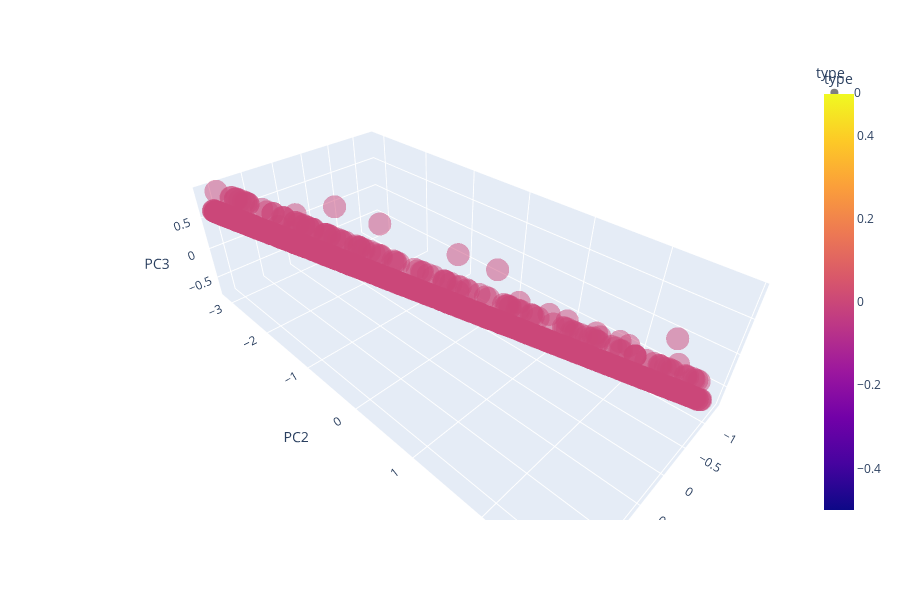
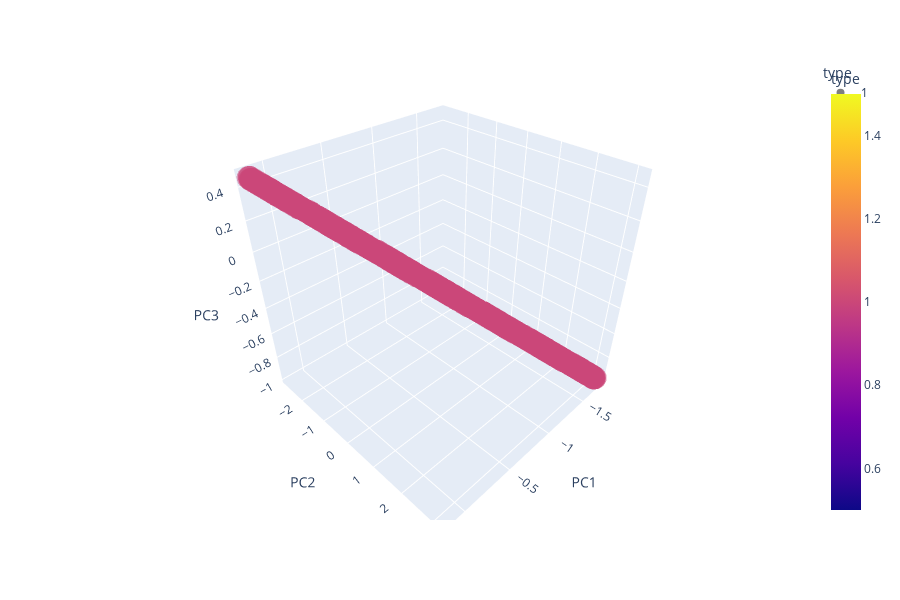
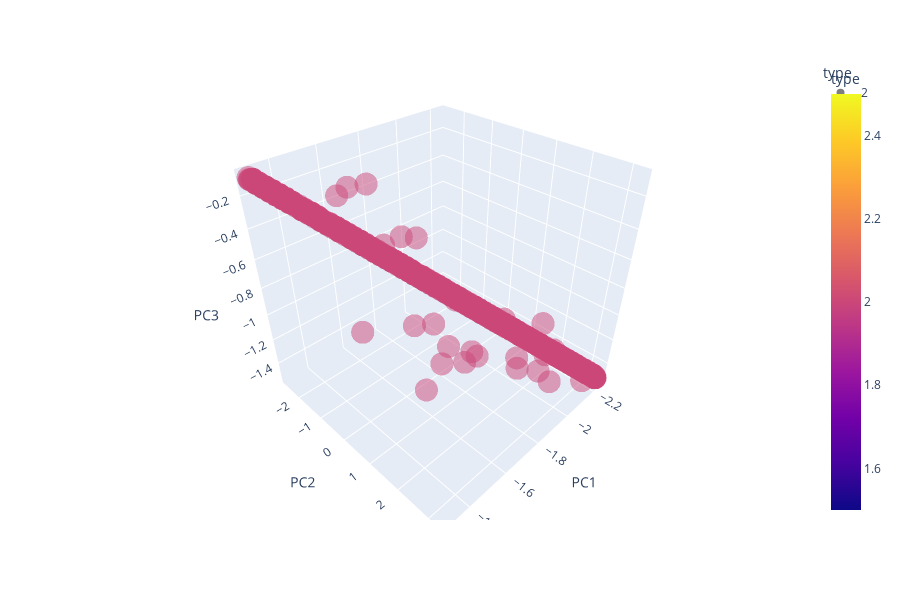
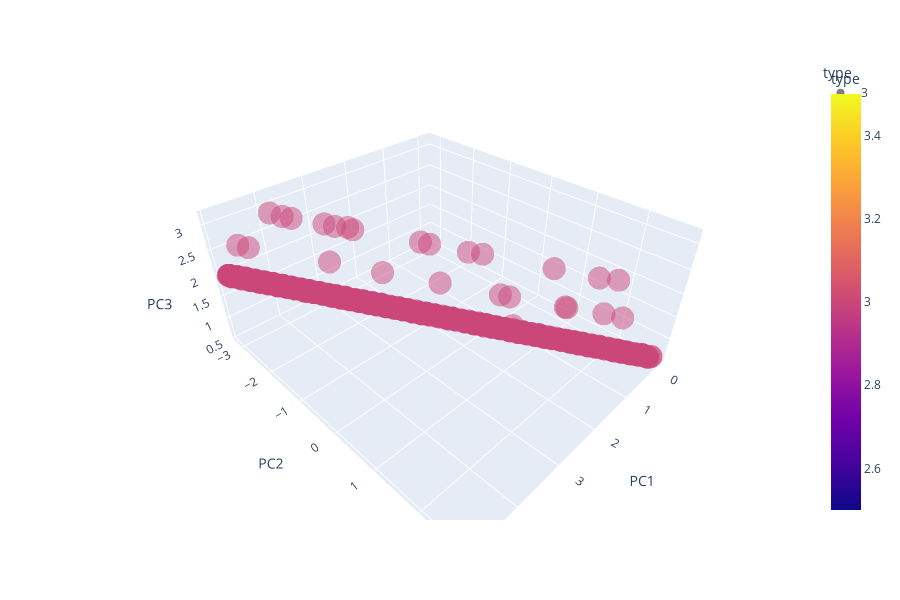

The code cell stored with these charts, in order, in its notebook:
### Code cell
for i in tdf:
    draw_chart(i)

### Figure 1 — Plotly figure (JSON) as saved in the notebook; plotly's stock layout.template omitted (floating-point values rounded to 4 significant figures; data arrays with more than 128 entries replaced by an {"elided": "..."} marker saying what was removed)
{"data": [{"hovertemplate": "type=%{marker.color}<br>PC1=%{x}<br>PC2=%{y}<br>PC3=%{z}<extra></extra>", "legendgroup": "0", "marker": {"color": {"elided": "1296 int values"}, "coloraxis": "coloraxis", "opacity": 0.5, "symbol": "circle"}, "mode": "markers", "name": "0", "scene": "scene", "showlegend": true, "type": "scatter3d", "x": {"elided": "1296 float values"}, "y": {"elided": "1296 float values"}, "z": {"elided": "1296 float values"}}], "layout": {"coloraxis": {"colorbar": {"title": {"text": "type"}}, "colorscale": [[0, "#0d0887"], [0.1111, "#46039f"], [0.2222, "#7201a8"], [0.3333, "#9c179e"], [0.4444, "#bd3786"], [0.5556, "#d8576b"], [0.6667, "#ed7953"], [0.7778, "#fb9f3a"], [0.8889, "#fdca26"], [1, "#f0f921"]]}, "height": 600, "legend": {"title": {"text": "type"}, "tracegroupgap": 0}, "margin": {"t": 60}, "scene": {"domain": {"x": [0, 1], "y": [0, 1]}, "xaxis": {"title": {"text": "PC1"}}, "yaxis": {"title": {"text": "PC2"}}, "zaxis": {"title": {"text": "PC3"}}}}}

### Figure 2 — Plotly figure (JSON) as saved in the notebook; plotly's stock layout.template omitted (floating-point values rounded to 4 significant figures; data arrays with more than 128 entries replaced by an {"elided": "..."} marker saying what was removed)
{"data": [{"hovertemplate": "type=%{marker.color}<br>PC1=%{x}<br>PC2=%{y}<br>PC3=%{z}<extra></extra>", "legendgroup": "1", "marker": {"color": {"elided": "1107 int values"}, "coloraxis": "coloraxis", "opacity": 0.5, "symbol": "circle"}, "mode": "markers", "name": "1", "scene": "scene", "showlegend": true, "type": "scatter3d", "x": {"elided": "1107 float values"}, "y": {"elided": "1107 float values"}, "z": {"elided": "1107 float values"}}], "layout": {"coloraxis": {"colorbar": {"title": {"text": "type"}}, "colorscale": [[0, "#0d0887"], [0.1111, "#46039f"], [0.2222, "#7201a8"], [0.3333, "#9c179e"], [0.4444, "#bd3786"], [0.5556, "#d8576b"], [0.6667, "#ed7953"], [0.7778, "#fb9f3a"], [0.8889, "#fdca26"], [1, "#f0f921"]]}, "height": 600, "legend": {"title": {"text": "type"}, "tracegroupgap": 0}, "margin": {"t": 60}, "scene": {"domain": {"x": [0, 1], "y": [0, 1]}, "xaxis": {"title": {"text": "PC1"}}, "yaxis": {"title": {"text": "PC2"}}, "zaxis": {"title": {"text": "PC3"}}}}}

### Figure 3 — Plotly figure (JSON) as saved in the notebook; plotly's stock layout.template omitted (floating-point values rounded to 4 significant figures; data arrays with more than 128 entries replaced by an {"elided": "..."} marker saying what was removed)
{"data": [{"hovertemplate": "type=%{marker.color}<br>PC1=%{x}<br>PC2=%{y}<br>PC3=%{z}<extra></extra>", "legendgroup": "2", "marker": {"color": {"elided": "1098 int values"}, "coloraxis": "coloraxis", "opacity": 0.5, "symbol": "circle"}, "mode": "markers", "name": "2", "scene": "scene", "showlegend": true, "type": "scatter3d", "x": {"elided": "1098 float values"}, "y": {"elided": "1098 float values"}, "z": {"elided": "1098 float values"}}], "layout": {"coloraxis": {"colorbar": {"title": {"text": "type"}}, "colorscale": [[0, "#0d0887"], [0.1111, "#46039f"], [0.2222, "#7201a8"], [0.3333, "#9c179e"], [0.4444, "#bd3786"], [0.5556, "#d8576b"], [0.6667, "#ed7953"], [0.7778, "#fb9f3a"], [0.8889, "#fdca26"], [1, "#f0f921"]]}, "height": 600, "legend": {"title": {"text": "type"}, "tracegroupgap": 0}, "margin": {"t": 60}, "scene": {"domain": {"x": [0, 1], "y": [0, 1]}, "xaxis": {"title": {"text": "PC1"}}, "yaxis": {"title": {"text": "PC2"}}, "zaxis": {"title": {"text": "PC3"}}}}}

### Figure 4 — Plotly figure (JSON) as saved in the notebook; plotly's stock layout.template omitted (floating-point values rounded to 4 significant figures; data arrays with more than 128 entries replaced by an {"elided": "..."} marker saying what was removed)
{"data": [{"hovertemplate": "type=%{marker.color}<br>PC1=%{x}<br>PC2=%{y}<br>PC3=%{z}<extra></extra>", "legendgroup": "3", "marker": {"color": {"elided": "918 int values"}, "coloraxis": "coloraxis", "opacity": 0.5, "symbol": "circle"}, "mode": "markers", "name": "3", "scene": "scene", "showlegend": true, "type": "scatter3d", "x": {"elided": "918 float values"}, "y": {"elided": "918 float values"}, "z": {"elided": "918 float values"}}], "layout": {"coloraxis": {"colorbar": {"title": {"text": "type"}}, "colorscale": [[0, "#0d0887"], [0.1111, "#46039f"], [0.2222, "#7201a8"], [0.3333, "#9c179e"], [0.4444, "#bd3786"], [0.5556, "#d8576b"], [0.6667, "#ed7953"], [0.7778, "#fb9f3a"], [0.8889, "#fdca26"], [1, "#f0f921"]]}, "height": 600, "legend": {"title": {"text": "type"}, "tracegroupgap": 0}, "margin": {"t": 60}, "scene": {"domain": {"x": [0, 1], "y": [0, 1]}, "xaxis": {"title": {"text": "PC1"}}, "yaxis": {"title": {"text": "PC2"}}, "zaxis": {"title": {"text": "PC3"}}}}}
